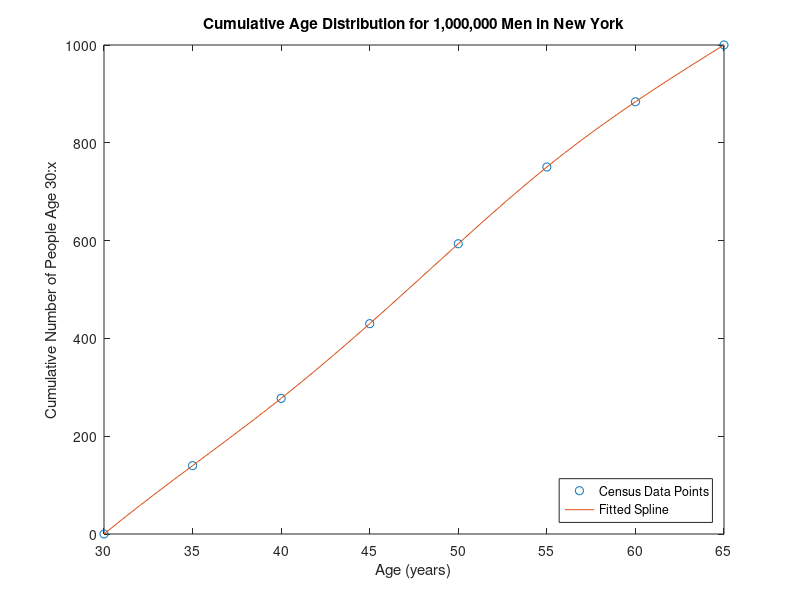
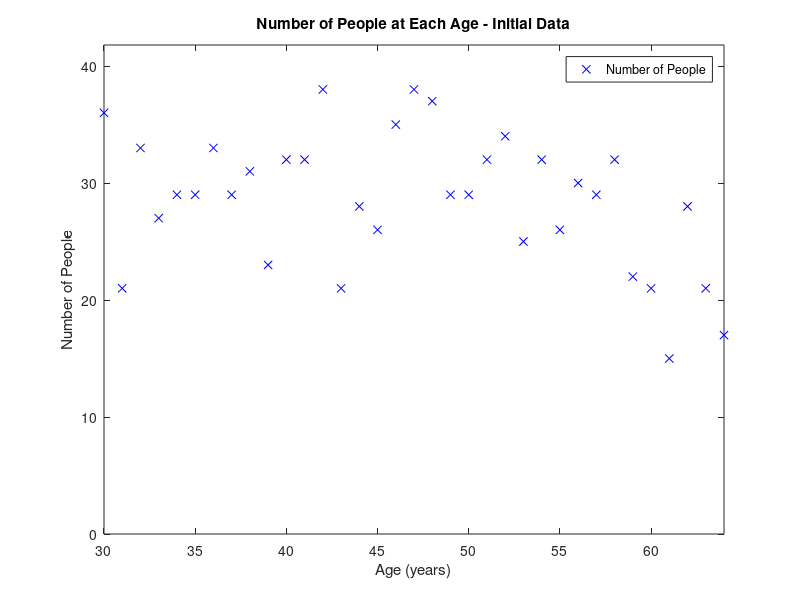
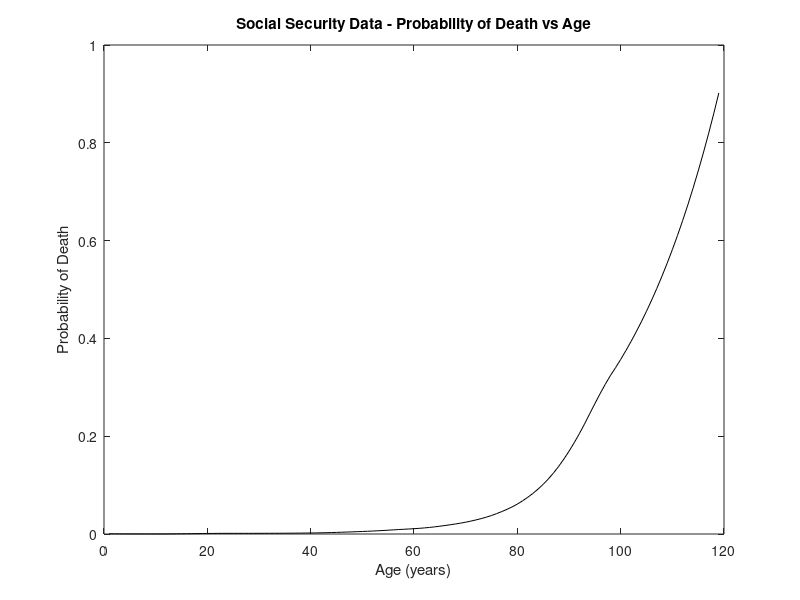
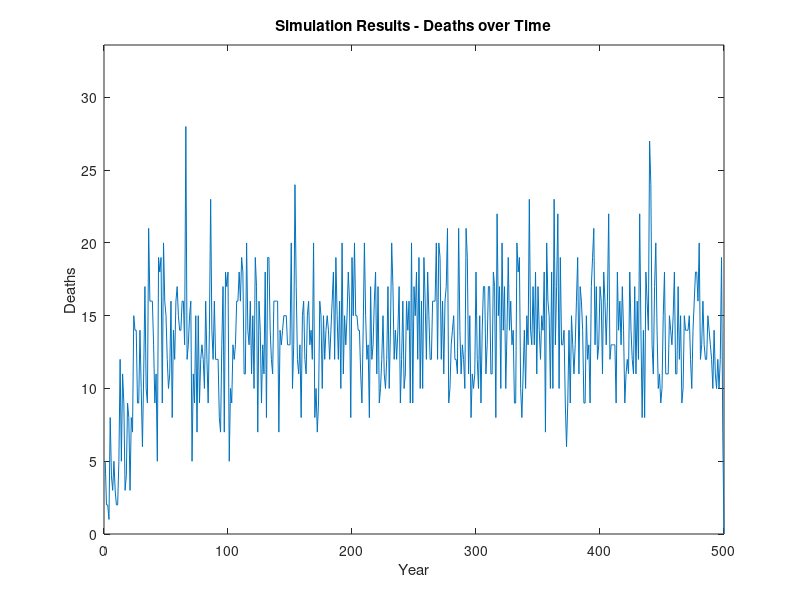

The MATLAB source for these figures, in order:
%% Brian, Andrew, Jiatai, Kevin, Stephen, Jeffrey
% MMFE Group 6 Project - Why is Warren Buffet So Rich?
%
% MATLAB author: Brian Keene
clc
%% Set up the array of living people.

n = 1000; % the size of our population

% create the distribution of ages
% We will simulate 1,000,000 New Yorkers between the ages of 30-65.
% A population pyramid can be found at 
% https://www.census.gov/population/projections/data/statepyramid.html
% {30-34: 6.5;
% 35-39: 6.4;
% 40-44: 7.1;
% 45-49: 7.6;
% 50-54: 7.3;
% 55-59: 6.2;
% 60-64: 5.4}
percents = [.065 .064 .071 .076 .073 .062 .054]; %
normal_percent = percents./(sum(percents)); % normalize to 100%

% create n random numbers distributed uniformly across the range
% [0, n] and this will be our random population
randpop = (n*rand(n,1)); % n random numbers
x_np_ind = length(normal_percent);
x_np_data = zeros(size(normal_percent)); % initialize data storage

% make the age ranges cumulative distributions so that the randpop can be
% indexed - the cumulative normal percents will form data points fit to a
% spline, allowing for more detailed analysis of age brackets
for i = 1:x_np_ind
    x_np_data(i) = sum(normal_percent(1:i));
end
% Interpolate the age ranges to further divide the age brackets in to
% integer values by implementing cubic splines
x_np_data = [0 x_np_data] * n; % insert 0 for the spline starting point
x = linspace(30,65,8); % age range (30:64.99999....)
cubic_spline = spline(x,[x_np_data]);

n_begin = 30; %starting age
n_end = 65; % end age + 1
n_int = 36; % number of integer values across age range
xplot = linspace(n_begin,n_end,n_int) ;

figure(1)
plot(x,x_np_data,'o',xplot,ppval(cubic_spline,xplot),'-')
title('Cumulative Age Distribution for 1,000,000 Men in New York')
xlabel('Age (years)')
ylabel('Cumulative Number of People Age 30:x')
legend('Census Data Points','Fitted Spline','Location','SouthEast')

age_ind_segments = ppval(cubic_spline,xplot);

ordered_pop = sort(randpop); % sort in ascending order
index_cutoff = zeros(size(35,1)); %
for i = 1:(length(age_ind_segments)-1)
    index_cutoff(i) = find(ordered_pop <= age_ind_segments(i+1),1,'last');
end

% Extract the number of people in the age group
n_people_each_age = zeros(size(index_cutoff));
for i = 1:(length(index_cutoff))
    if i == 1
      n_people_each_age(i) = index_cutoff(i);
    elseif i>1
      n_people_each_age(i) = index_cutoff(i)-index_cutoff(i-1);
    end
end
n_people_each_age; % matrix of number of people at each age

figure(2)
plot(xplot(1:35),n_people_each_age,'xb')
title('Number of People at Each Age - Initial Data')
xlabel('Age (years)')
ylabel('Number of People')
axis([n_begin n_end-1 0 1.1*max(n_people_each_age)])
legend('Number of People')

% create the individual people
age_matrix = zeros(size(randpop));  %initialize
for k = 1:length(index_cutoff)
    if k == 1
        age_matrix(1:index_cutoff(1)) = xplot(1);
    elseif k>1
        age_matrix(index_cutoff(k-1):((index_cutoff(k))))=xplot(k);
    end
end

% import data from Social Security administration to interpolate a rate of 
% death as a function of age
% which may be found at http://www.ssa.gov/oact/STATS/table4c6.html
load('SSI_data.mat')

% let's correct the indices:
exact_age = exact_age(2:end);
life_expectancy = life_expectancy(2:end);
number_of_lives = number_of_lives(2:end);
pdeath_each_age = pdeath_each_age(2:end);

% SSI_data.mat contains the following data:
% column 1: integer age values ('exact_age')
% column 2: probability of death in the next year at current age
% ('pdeath_each_age')
% column 3: population remaining, out of 100000 ('number_of_lives')
% column 4: average remaining number of years expected prior to death for a
% person at that exact age ('life_expectancy')
figure(3)
plot(exact_age,pdeath_each_age,'k')
title('Social Security Data - Probability of Death vs Age')
xlabel('Age (years)')
ylabel('Probability of Death')

%% Setting up the Simulation

% we can start with an initial fund of ~ $10 billion dollars (or something
% comparable - 'law of large numbers'
tfinal = 500; % the length of the simulation, t_0 = 1
tlength = tfinal - 1;
% An array that denotes the state of the person
AliveState = ones(n,1);
% AliveState Key:
% 0 : dead
% 1 : Alive & Healthy
% 2 : removed by screening (old age or sickness at years_in_sim = 10)
% 3 : Sick, but not identified (allowed to continue in simulation)

% Functions for Sickness
% Data was obtained from cdc.gov
% http://www.cdc.gov/nchs/fastats/heart-disease.htm
% All sickness was attributed to heart disease
% probability of getting sick vs age
% CDC Data provided the morbidity data - see 'CDC_Data.m'
load('CDC_Data_Workspace.mat')
% variables we need are:
% heart_disease_frequency
% death_heart_disease

psick_function = heart_disease_frequency;

risk_factor = 5; % sick people are 5 times as likely to die as healthy in 
% the next year (completely arbitrary)

% probability of dying if sick
psick_death = min(risk_factor*(pdeath_each_age),1); %probability of dying cannot exceed 1

psick_each_age = psick_function(exact_age);
phealthy_each_age = 1-psick_each_age;
% now, find the probability of death for healthy people by subtracting the
% probability of being sick multiplied by the probability of dying to find
% the adjusted risk of dying as a healthy person.
adjusted_pdeath_healthy = pdeath_each_age-(psick_each_age.*psick_death);

% these are the random numbers associated with the dying
random_death_store = zeros(n,tfinal-1);

% now, initialize storage for the probability of dying - this is the
% probability at each age of dying according to SSI data
pdeath_simulation = zeros(n,tfinal-1);
pdeath_this_year = zeros(n,1);
death_by_person = zeros(n,1);
death_by_person_simulation = zeros(n,tfinal-1);
death_count = zeros(tfinal,1);
payout = -500000; % 500,000 payout

% Completely Arbitrary:
p_ID_Sick = .50; % probability of screening a sick person out at beginning

years_in_sim_store = zeros(n,tlength);
screen_counter_store = zeros(tfinal,1);
each_year_people_count = zeros(tfinal,1);
age_matrix_store = zeros(n,tfinal);
% initialize the year counter
t = 1; % this is t_0
years_in_sim = zeros(n,1);
%round(0+9*rand(n,1)); % initialize for the first iteration

% birth function for age given a random number
f1 = ppval(cubic_spline,xplot)./n; % the population distribution normalized
% such that its interval is [0 1] with different sized 'bins' for each
% integer age

age = @(x) find(x-f1<=0,1,'first') + 28; % index mismatch
% above function will be used when creating people during the simulation to
% keep the number of people at the beginning of the year at 1M

% First, we need to curate the initial AliveState Matrix - introduce sick
% people, check if we find them, and then replace those who we found with
% healthy people of the same age.

initial_p_sick = rand(n,1); % a number denoting whether they are sick or not
initial_find_sick = rand(n,1); % do we screen them out?

p_sick = initial_p_sick - psick_function(age_matrix);

% determine the number of sick people in the initial population
for i = 1:n;
    if p_sick(i)<=0;
        if p_ID_Sick - initial_find_sick(i)<=0
            AliveState(i) = 3; % sick person enters the simulation
        else
            AliveState(i) = 1; % the person is healthy (false positive)
        end
    end
end

AliveStateNew = AliveState;

%% Simulation

while t<tfinal,
    AliveState = AliveStateNew; % AliveState denotes the beginning AliveState of
    % each person at each year in the simulation. AliveStateNew will be
    % altered during each iteration of the 'while' loop
    
    % move the counter for years_in_sim forward by 1 for every person
    years_in_sim = years_in_sim + ones(n,1); 
    
    % assorted random numbers for various procedures
    random_death = rand(n,1); % coin flip deciding if they die or not
    random_birth = rand(n,1); % for creation of new people
    random_sick  = rand(n,1); % for determination of sickness
    random_find  = rand(n,1); % do we identify whether the person is sick or not?
    
    counter = 0; % count the deaths - resets each iteration of t
    screen_counter = 0; % unique people removed and replaced via screening
    
    % we need to replace the dead people
    dead_people = find(AliveState == 0);
    for i = 1:length(dead_people)
        k = dead_people(i); % the index from 1:n assigned to that person
        % we need to assign them a new age
        age_matrix(k) = age(random_birth(k));
        
        % determine if they are sick or not
        probability_sick = random_sick(k) - psick_function(age_matrix(k));
           if probability_sick<=0;
               if p_ID_Sick - random_find(k) <= 0 ;
                 AliveStateNew(k) = 3; % sick person enters the simulation
               else
                 AliveStateNew(k) = 1; % the person is healthy (false positive)
               end
           else
               AliveStateNew(k) = 1;
           end
        years_in_sim(k) = 1; % reset the years in simulation
    end
    
    % At this point in the iteration, everyone is alive - but some people
    % have completed 10 years in simulation and must be screened for re-entry.
    % Evaluate the age of policyholders at years_in_sim(i) = 11.  Those deemed
    % too old or found to be sick will be rejected.
    too_old_screen = find(years_in_sim == 11);
    
    % screen for old age / sickness at years_in_sim = 10
    % if neither, allow them to re up for insurance at the new rate
    for k = 1:(length(too_old_screen));
        if age_matrix(too_old_screen(k))>=65; % are they too old?
            AliveStateNew(too_old_screen(k)) = 2;
            screen_counter = screen_counter + 1;
        elseif AliveState(too_old_screen(k)) == 3 % if they are sick, do we screen them out?
            if p_ID_Sick - random_find(too_old_screen(k)) <= 0
                % we found them - denote that they have been kicked out
                AliveStateNew(too_old_screen(k)) = 2;
                screen_counter = screen_counter + 1;
            end
        end
        % in any event, the years_in_sim now goes back to 1
        years_in_sim(too_old_screen(k)) = 1; % reset to 1 - the person's premium
        % will now rise according to their current age at the beginning of
        % the 10 year period
    end
    
    % We have now assigned AliveState = 2 to those who were screened out,
    % and no one is dead at this point in the iteration.  We can therefore
    % find all AliveState = 2, and craft new people from the population
    % distribution to replace them.  
    % For consideration: assign an age, healthy/sick, and reset
    % years_in_sim at that index to 1; assign the new age to age_matrix at
    % that index;
    % for this we can copy & paste the code from above
    people_screened_out = find(AliveStateNew == 2);
    for i = 1:length(people_screened_out);
        k = people_screened_out(i); % to shorten things up
        age_matrix(k) = age(random_birth(k)); % assign an age to new person
        % now, we must determine if they are sick or healthy
        probability_sick = random_sick(k) - psick_function(age_matrix(k));
           if probability_sick - random_find(k)<=0
              AliveStateNew(k) = 3; % sick person enters the simulation
           else
              AliveStateNew(k) = 1; % the person is healthy
           end
        years_in_sim(k) = 1;
    end
    
    % At this point, we have a fully curated population of 1M people.  Now,
    % it is time to see what happens in the next year.
    % but let's check:
    jkl = find(AliveStateNew == 1);
    hij = find(AliveStateNew == 3);
    how_many_people = length(jkl) + length(hij);
    % storing during simulation, the above should yield a matrix of length
    % tfinal with value n at each index
    
    for i = 1:n; % examine every person
        if AliveStateNew(i) == 1; % if they are healthy, then...
            pdeath_this_year(i,1) = adjusted_pdeath_healthy(age_matrix(i));
            death_by_person(i) = pdeath_this_year(i)-random_death(i);
            if death_by_person(i) > 0; %if they died,
                AliveStateNew(i) = 0;
                counter = counter + 1;
            else
                continue
            end
        elseif AliveState(i) == 3; % if they are sick, then...
            pdeath_this_year(i,1) = psick_death(age_matrix(i));
            death_by_person(i) = pdeath_this_year(i,1)-random_death(i);
            if death_by_person(i) > 0;
                AliveStateNew(i) = 0;
                counter = counter + 1;
            else
                continue
            end
        end
    end
    
    death_count(t) = counter;
    pdeath_simulation(:,t) = pdeath_this_year(:,1);
    death_by_person_simulation(:,t) = death_by_person(:,1);
    age_matrix = age_matrix + ones(n,1);
    screen_counter_store(t,1) = screen_counter;
    years_in_sim_store(:,t) = years_in_sim(:,1);
    age_matrix_store(:,t) = age_matrix(:,1);
    each_year_people_count(t,1) = how_many_people;
    t = t+1;
end


%% Data Analysis and Computation of the Base Rate Multiplier

expected_yearly_losses = payout.*death_count;
normalized_EYL = expected_yearly_losses./n; % a preliminary estimate of 
% how much the pay out costs per person involved in the policy per year

worst_year = min(normalized_EYL);
tplot=1:(length(death_count));
% Let's plot the deaths by year
figure(4)
plot(tplot,death_count')
title('Simulation Results - Deaths over Time')
xlabel('Year')
ylabel('Deaths')
axis([0 length(tplot) .8*min(death_count) 1.2*max(death_count)])

% when did the simulation reach an equilibrium? 
% Let's define equilibrium as a (relatively) constant number of people being removed
% from the simulation by the screening process - since at t = 1, everyone
% had the same years_in_sim = 1, this represents an unstable initial
% condition.  A graph should show whether this fixed itself over time:
tplot = 1:tfinal;
figure(5)
plot(tplot',screen_counter_store)
title('Equilibrium Dynamics of the Screening Process')
xlabel('Year')
ylabel('People Removed by Screening Process')
axis([0 tlength 0 1.2*max(screen_counter_store)])

% we'll use the data from t = 401:430 - at this point, the simulation
% appeared to have reached equilibrium as indicated by the graph of the
% screening process vs time
years_in_sim_short = years_in_sim_store(:,(401:430));
age_matrix_short = age_matrix_store(:,(401:430));
screen_counter_short = screen_counter_store(401:430);
each_year_people_count_short = each_year_people_count(401:430);
death_by_person_simulation_short = death_by_person_simulation(:,(401:430));
expected_yearly_losses_short = -expected_yearly_losses(401:430,1);

% now, let's assign premium coefficients. If years_in_sim(i,j) =
% years_in_sim(i,j-1) + 1, then it is the same person, and therefore they are
% eligible for a constant premium - so let them have it!
% Special consideration must be held for the first index - this will not be
% the first year in simulation for some people, and so we must backtrack to
% find their initial age and therefore the correct premium price
premium_coeffs = zeros(n,30);
base_rate_multiplier = 1.08; % an 8% increase in price per year beyond 30 at time of entry
premium_coeff_func = @(age) base_rate_multiplier.^(age-30); % at age = 30, premium coeff = 1

for i = 1:n; % for each person
    for j = 1:30 % at each time t
        if j == 1;
            if years_in_sim_short(i,j) ~= 1;
                backtrack = 1-years_in_sim_short(i,j);
                age_at_entry = age_matrix_short(i,j) + backtrack;
                premium_coeffs(i,j) = premium_coeff_func(age_at_entry);
            else
                age_at_entry = age_matrix_short(i,j);
                premium_coeffs(i,j) = premium_coeff_func(age_at_entry);
            end
        else
            if years_in_sim_short(i,j) == years_in_sim_short(i,j-1) + 1;
                premium_coeffs(i,j) = premium_coeffs(i,j-1);
            else
                age_at_entry = age_matrix_short(i,j);
                premium_coeffs(i,j) = premium_coeff_func(age_at_entry);
            end
        end
    end
end

yearly_premium_income = sum(premium_coeffs);

tplot = 1:30;
figure(6)
plot(tplot,yearly_premium_income)
title('Expected Yearly Premium Income - Cumulative Base Rate Multiplier')
xlabel('Year')
ylabel('Income from Premiums')


% % We now have the yearly losses for the 30 year period stored in 
% % expected_yearly_losses_short, and the yearly income stored in
% % yearly_premium_income
% 
% % we now need to solve for the base rate multiplier of the premiums and
% % that will complete the problem.
% initial_funds_matrix = [initial_funds; zeros(29,1)];
% 
% data_for_examination = [yearly_premium_income; expected_yearly_losses_short'; initial_funds_matrix'];
% 
% 
% % we will assume a rate of return of 3% on all cash: premiums + initial
% % funds (or, if t>1, funds left over from last year)
initial_guess = 1000; % guess a base rate of $1000
% solve_base_rate = fsolve('Premium_Base_Rate',data_for_examination,initial_guess);

%% Solving for the Premium Base Rate

%PREMIUM_BASE_RATE 

% sp = sum_of_premiums is a vector of dimensions (30,1) that is a sum of the
% base rate multipliers that, when multiplied by an unknown constant, will
% yield the total income of premium payments for that year

% yc (yearly_costs) is a vector of dimensions (30,1) that is the total losses
% due to deaths for each year of examination for the insurance company

% initial_funds is a scalar value of the initial funds at t=0 ; for matrix
% dimensions consistency, we append zeros in indices (2:end,1) and ignore
% them
RoR= 1.03; % arbitrary; the assumed rate of Rate of Return (RoR)
% Our constraint is a 10% profit margin at T = 30; The equations are
% coupled such that it is actually one equation - the lifetime profit over
% the course of 30 years - and one unknown - the base rate of the premium.
% Unfortunately, MATLAB does not support iterative creation of implicit
% anonymous functions, so we'll have to type them all out by hand...

% our initial funds at the beginning of each sequential year is given by
% the leftover funds from the previous year
sp = yearly_premium_income; % some shorthand
yc = expected_yearly_losses_short; % more shorthand
initial_funds = 1000000000; % our initial funds in dollars ($1B)
% compute the revenue streams as functions of x
income_y1 = @(x) (sp(1)*x + initial_funds(1))*RoR - yc(1);
income_y2 = @(x) (sp(2)*x + income_y1(x))*RoR - yc(2);
income_y3 = @(x) (sp(3)*x + income_y2(x))*RoR - yc(3);
income_y4 = @(x) (sp(4)*x + income_y3(x))*RoR - yc(4);
income_y5 = @(x) (sp(5)*x + income_y4(x))*RoR - yc(5);
income_y6 = @(x) (sp(6)*x + income_y5(x))*RoR - yc(6);
income_y7 = @(x) (sp(7)*x + income_y6(x))*RoR - yc(7);
income_y8 = @(x) (sp(8)*x + income_y7(x))*RoR - yc(8);
income_y9 = @(x) (sp(9)*x + income_y8(x))*RoR - yc(9);
income_y10 = @(x) (sp(10)*x + income_y9(x))*RoR - yc(10);
income_y11 = @(x) (sp(11)*x + income_y10(x))*RoR - yc(11);
income_y12 = @(x) (sp(12)*x + income_y11(x))*RoR - yc(12);
income_y13 = @(x) (sp(13)*x + income_y12(x))*RoR - yc(13);
income_y14 = @(x) (sp(14)*x + income_y13(x))*RoR - yc(14);
income_y15 = @(x) (sp(15)*x + income_y14(x))*RoR - yc(15);
income_y16 = @(x) (sp(16)*x + income_y15(x))*RoR - yc(16);
income_y17 = @(x) (sp(17)*x + income_y16(x))*RoR - yc(17);
income_y18 = @(x) (sp(18)*x + income_y17(x))*RoR - yc(18);
income_y19 = @(x) (sp(19)*x + income_y18(x))*RoR - yc(19);
income_y20 = @(x) (sp(20)*x + income_y19(x))*RoR - yc(20);
income_y21 = @(x) (sp(21)*x + income_y20(x))*RoR - yc(21);
income_y22 = @(x) (sp(22)*x + income_y21(x))*RoR - yc(22);
income_y23 = @(x) (sp(23)*x + income_y22(x))*RoR - yc(23);
income_y24 = @(x) (sp(24)*x + income_y23(x))*RoR - yc(24);
income_y25 = @(x) (sp(25)*x + income_y24(x))*RoR - yc(25);
income_y26 = @(x) (sp(26)*x + income_y25(x))*RoR - yc(26);
income_y27 = @(x) (sp(27)*x + income_y26(x))*RoR - yc(27);
income_y28 = @(x) (sp(28)*x + income_y27(x))*RoR - yc(28);
income_y29 = @(x) (sp(29)*x + income_y28(x))*RoR - yc(29);
income_y30 = @(x) (sp(30)*x + income_y29(x))*RoR - yc(30);

% the constraint is 10% profit at t = 30:
constraint = @(x) income_y30(x) - initial_funds(1) - 1.1*sum(yc);
rate = fzero(@(x) constraint(x),initial_guess)

% END